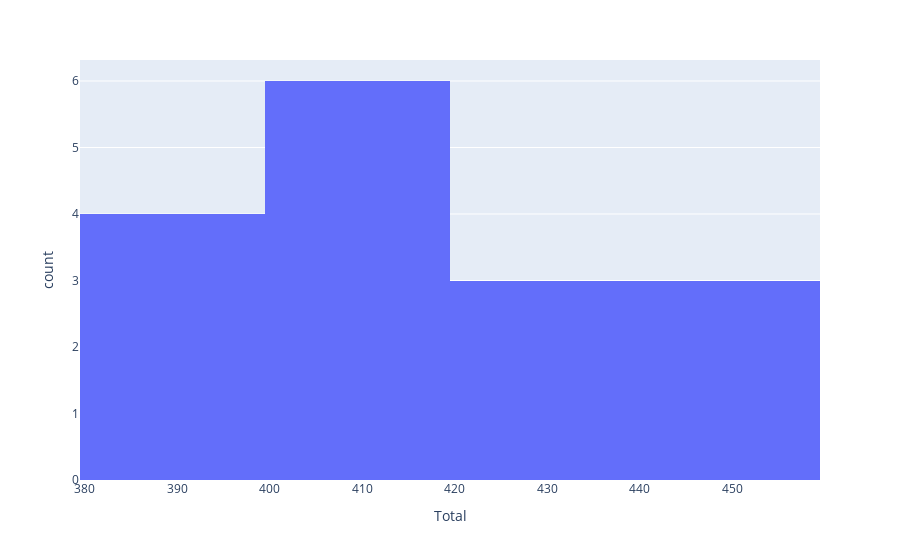

Here is the notebook cell this chart was saved with:
### Code cell
px.histogram(df, x='Total')

### Figure 1 — Plotly figure (JSON) as saved in the notebook; plotly's stock layout.template omitted (floating-point values rounded to 4 significant figures)
{"data": [{"alignmentgroup": "True", "bingroup": "x", "hovertemplate": "Total=%{x}<br>count=%{y}<extra></extra>", "legendgroup": "", "marker": {"color": "#636efa", "pattern": {"shape": ""}}, "name": "", "offsetgroup": "", "orientation": "v", "showlegend": false, "type": "histogram", "x": [446, 391, 429, 406, 417, 407, 395, 400, 426, 407, 390, 456, 422, 386, 452, 400], "xaxis": "x", "yaxis": "y"}], "layout": {"autosize": true, "barmode": "relative", "legend": {"tracegroupgap": 0}, "margin": {"t": 60}, "xaxis": {"anchor": "y", "autorange": true, "domain": [0, 1], "range": [379.5, 459.5], "title": {"text": "Total"}, "type": "linear"}, "yaxis": {"anchor": "x", "autorange": true, "domain": [0, 1], "range": [0, 6.316], "title": {"text": "count"}}}}
